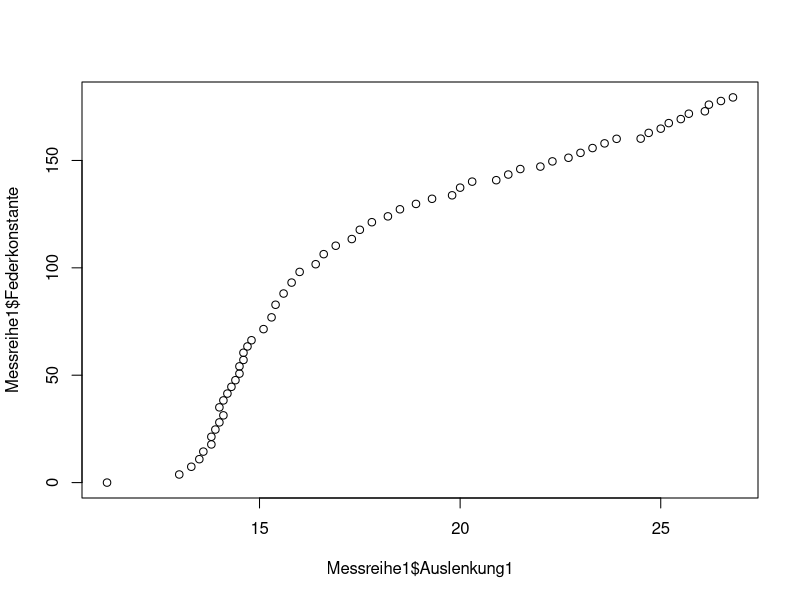
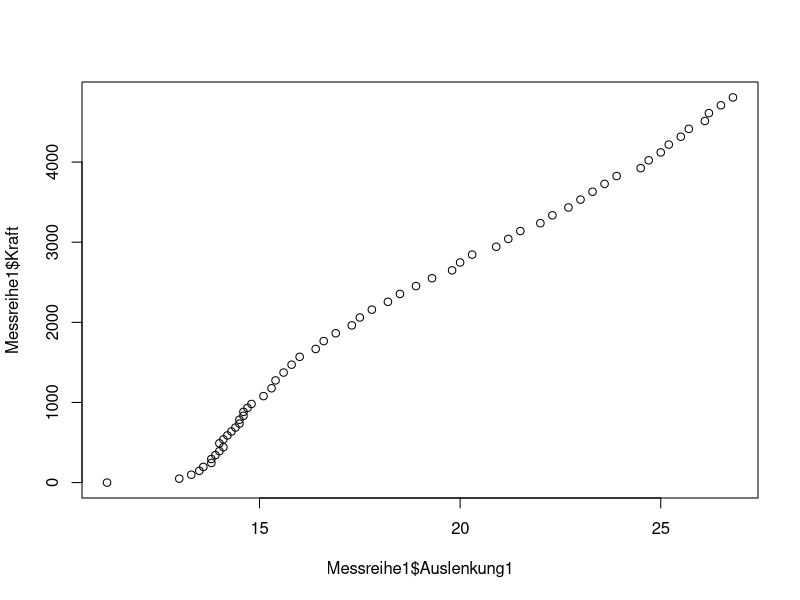

Reproduce these figures in R, in order.
## ---- chunk 1
Gewichte <- read.csv("Gewichte.csv", sep=";", dec=",")
Gewichte[,c(1,2)]
## ---- chunk 2
Messreihe <- read.csv("Messreihe.csv", sep=";", dec=",")
colnames(Messreihe)=c("Gewicht", "Auslenkung1",  "Auslenkung2", "a", "b")
Messreihe[,c(1,2)]
## ---- chunk 3
# Erdbeschleunigung
g = 9.81 #m/s^2
u_m = 2.9*10**(-5) #kg
u_x = 2.0*10**(-4) #m

# Daten einlesen
Messreihe <- read.csv("Messreihe.csv", sep=";", dec=",")
colnames(Messreihe)=c("Gewicht", "Auslenkung1",  "Auslenkung2", "a", "b")

# Nullwerte abziehen
# Messreihe$Auslenkung1 <- Messreihe$Auslenkung1 - 11.2

# Einheitenrechnung
# Messreihe$Gewicht <- Messreihe$Gewicht/1000 #kg
# Messreihe[, c(2,3)] <-  Messreihe[, c(2,3)]/100 #m

# Testplot
# plot(x=Messreihe$Auslenkung2, y=Messreihe$Gewicht, 
#      ylim=c(0,500),
#      xlim=c(0,50))
# points(x=Messreihe$Auslenkung1, y=Messreihe$Gewicht)

# Subset
Messreihe1 <- Messreihe[, c(1,2)]
Messreihe1$Kraft <- Messreihe1$Gewicht * g

unsicherheit_funktion <- function(x,m){
 
  return( sqrt( ((g/x)*u_m)**2 + ((-m*g/x**2)*u_x)**2 ))
}

Messreihe1$u_Federkonstante <- unsicherheit_funktion(x=Messreihe1$Auslenkung1,m=Messreihe1$Gewicht)

Messreihe1$Federkonstante <- Messreihe1$Kraft/Messreihe1$Auslenkung1

plot(x=Messreihe1$Auslenkung1, y=Messreihe1$Federkonstante)
plot(x=Messreihe1$Auslenkung1, y=Messreihe1$Kraft)
